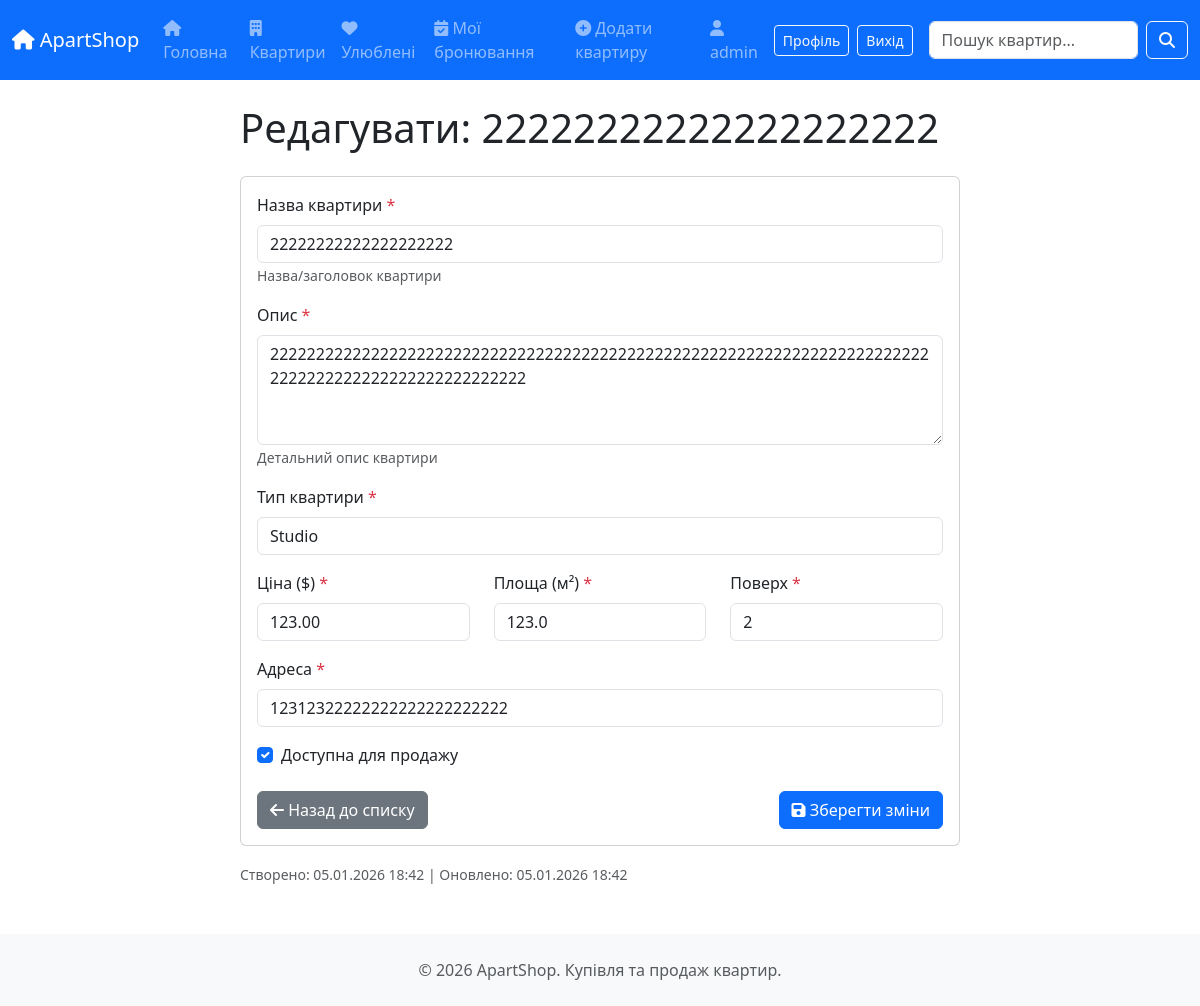
Page /apartments/12/update/ (signed in) on the committed database.
### apartments/models.py (models this page shows, shortened)
class Apartment(models.Model):
    TYPE_CHOICES = [
        ('ST', 'Studio'),
        ('1B', '1 Bedroom'),
        ('2B', '2 Bedrooms'),
        ('3B', '3 Bedrooms'),
        ('PH', 'Penthouse'),
    ]
    title = models.CharField(
        max_length=200,
        verbose_name='Назва',
        help_text='Назва/заголовок квартири'
    )
    description = models.TextField(
        verbose_name='Опис',
        help_text='Детальний опис квартири'
    )
    apartment_type = models.CharField(
        max_length=2,
        choices=TYPE_CHOICES,
        verbose_name='Тип квартири'
    )
    price = models.DecimalField(
        max_digits=10,
        decimal_places=2,
        validators=[MinValueValidator(0.01), MaxValueValidator(10000000)],
        verbose_name='Ціна ($)',
        help_text='Ціна в доларах'
    )
    square_meters = models.FloatField(
        validators=[MinValueValidator(10), MaxValueValidator(1000)],
        verbose_name='Площа (м²)',
        help_text='Площа квартири в квадратних метрах'
    )
    floor = models.IntegerField(
        validators=[MinValueValidator(1), MaxValueValidator(100)],
        verbose_name='Поверх',
        help_text='Поверх будинку'
    )
    address = models.CharField(
        max_length=255,
        verbose_name='Адреса',
        help_text='Повна адреса квартири'
    )
    image = models.ImageField(
        upload_to='apartments/',
        verbose_name='Фото',
        help_text='Фото квартири',
        blank=True,
        null=True
    )
    is_available = models.BooleanField(
        default=True,
        verbose_name='Доступна',
        help_text='Чи вільна квартира для продажу'
    )
    created_at = models.DateTimeField(
        auto_now_add=True,
        verbose_name='Дата створення'
    )
    updated_at = models.DateTimeField(
        auto_now=True,
        verbose_name='Дата оновлення'
    )
    class Meta:
        verbose_name = 'Квартира'
        verbose_name_plural = 'Квартири'
        ordering = ['-created_at']

### apartments/views.py (the view)
# urls.py: path('<int:pk>/update/', views.apartment_update, name='apartment_update'),
@login_required
def apartment_update(request, pk):
    if not request.user.is_staff:
        messages.error(request, 'У вас немає прав для редагування квартир')
        return redirect('home')
    apartment = get_object_or_404(Apartment, pk=pk)
    if request.method == 'POST':
        form = ApartmentForm(request.POST, request.FILES, instance=apartment)
        if form.is_valid():
            apartment = form.save()
            messages.success(request, f'Квартиру "{apartment.title}" успішно оновлено!')
            return redirect('apartment_detail', pk=apartment.pk)
        else:
            messages.error(request, 'Будь ласка, виправте помилки у формі.')
    else:
        form = ApartmentForm(instance=apartment)
    return render(request, 'apartments/apartment_form.html', {
        'form': form,
        'title': f'Редагувати: {apartment.title}',
        'button_text': 'Зберегти зміни',
        'apartment': apartment
    })

### apartments/context_processors.py (called while the page is built)
def favorites_context(request):
    favorite_ids = request.session.get(FAVORITE_APARTMENTS_KEY, [])
    return {
        'favorites_count': len(favorite_ids),
        'favorite_ids': favorite_ids,
    }

### apartments/templates/apartments/apartment_form.html (shortened to what this page needs)
{% extends "layout.html" %}
{% block content %}
<div class="container my-4">
    <div class="row">
        <div class="col-md-8 offset-md-2">
            <h1 class="mb-4">{{ title }}</h1>
            <div class="card">
                <div class="card-body">
                    <form method="post" enctype="multipart/form-data" novalidate>
                        <div class="mb-3">
                            <label for="{{ form.title.id_for_label }}" class="form-label">
                                {{ form.title.label }} <span class="text-danger">*</span>
                            </label>
                            {{ form.title }}
                            <small class="text-muted">{{ form.title.help_text }}</small>
                        </div>
                        <div class="mb-3">
                            <label for="{{ form.description.id_for_label }}" class="form-label">
                                {{ form.description.label }} <span class="text-danger">*</span>
                            </label>
                            {{ form.description }}
                            <small class="text-muted">{{ form.description.help_text }}</small>
                        </div>
                        <div class="mb-3">
                            <label for="{{ form.apartment_type.id_for_label }}" class="form-label">
                                {{ form.apartment_type.label }} <span class="text-danger">*</span>
                            </label>
                            {{ form.apartment_type }}
                        </div>
                        <div class="row">
                            <div class="col-md-4 mb-3">
                                <label for="{{ form.price.id_for_label }}" class="form-label">
                                    {{ form.price.label }} <span class="text-danger">*</span>
                                </label>
                                {{ form.price }}
                            </div>
                            <div class="col-md-4 mb-3">
                                <label for="{{ form.square_meters.id_for_label }}" class="form-label">
                                    {{ form.square_meters.label }} <span class="text-danger">*</span>
                                </label>
                                {{ form.square_meters }}
                            </div>
                            <div class="col-md-4 mb-3">
                                <label for="{{ form.floor.id_for_label }}" class="form-label">
                                    {{ form.floor.label }} <span class="text-danger">*</span>
                                </label>
                                {{ form.floor }}
                            </div>
                        </div>
                        <div class="mb-3">
                            <label for="{{ form.address.id_for_label }}" class="form-label">
                                {{ form.address.label }} <span class="text-danger">*</span>
                            </label>
                            {{ form.address }}
                        </div>
                        <div class="mb-3 form-check">
                            {{ form.is_available }}
                            <label class="form-check-label" for="{{ form.is_available.id_for_label }}">
                                {{ form.is_available.label }}
                            </label>
                        </div>
                        <div class="d-flex justify-content-between mt-4">
                            <a href="{% url 'apartment_list' %}" class="btn btn-secondary">
                                <i class="fas fa-arrow-left"></i> Назад до списку
                            </a>
                            <button type="submit" class="btn btn-primary">
                                <i class="fas fa-save"></i> {{ button_text }}
                            </button>
                        </div>
                    </form>
                </div>
            </div>
            {% if apartment %}
            <div class="mt-3">
                <small class="text-muted">
                    Створено: {{ apartment.created_at|date:"d.m.Y H:i" }} |
                    Оновлено: {{ apartment.updated_at|date:"d.m.Y H:i" }}
                </small>
            </div>
            {% endif %}
        </div>
    </div>
</div>
{% endblock %}

### apartments/templates/layout.html (shortened to what this page needs)
<!DOCTYPE html>
<html lang="uk">
  <head>
    <link
      href="https://cdn.jsdelivr.net/npm/bootstrap@5.3.8/dist/css/bootstrap.min.css"
      rel="stylesheet"
    />
  </head>
  <body>
    <nav class="navbar navbar-expand-lg navbar-dark bg-primary">
      <div class="container-fluid">
        <a class="navbar-brand" href="/">
          <i class="fas fa-home"></i> ApartShop
        </a>
        <div class="collapse navbar-collapse" id="navbarSupportedContent">
          <ul class="navbar-nav me-auto mb-2 mb-lg-0">
            <li class="nav-item">
              <a class="nav-link" href="/">
                <i class="fas fa-home"></i> Головна
              </a>
            </li>
            {% if user.is_staff %}
              <li class="nav-item">
                <a class="nav-link" href="{% url 'apartment_list' %}">
                  <i class="fas fa-building"></i> Квартири
                </a>
              </li>
            {% endif %}
            <li class="nav-item">
              <a class="nav-link" href="{% url 'favorites_list' %}">
                <i class="fas fa-heart"></i> Улюблені
              </a>
            </li>
            {% if user.is_authenticated %}
              <li class="nav-item">
                <a class="nav-link" href="{% url 'booking_list' %}">
                  <i class="fas fa-calendar-check"></i> Мої бронювання
                </a>
              </li>
            {% endif %}
            {% if user.is_staff %}
              <li class="nav-item">
                <a class="nav-link" href="{% url 'apartment_create' %}">
                  <i class="fas fa-plus-circle"></i> Додати квартиру
                </a>
              </li>
            {% endif %}
          </ul>
          <div class="d-flex align-items-center">
            {% if user.is_authenticated %}
              <span class="navbar-text me-3">
                <i class="fas fa-user"></i> {{ user.username }}
              </span>
              <a href="{% url 'profile' %}" class="btn btn-outline-light btn-sm me-2">
                Профіль
              </a>
              <a href="{% url 'logout' %}" class="btn btn-outline-light btn-sm">
                Вихід
              </a>
            {% endif %}
          </div>
          <form class="d-flex ms-3" role="search">
            <input
              class="form-control me-2"
              type="search"
              placeholder="Пошук квартир..."
              aria-label="Search"
            />
            <button class="btn btn-outline-light" type="submit">
              <i class="fas fa-search"></i>
            </button>
          </form>
        </div>
      </div>
    </nav>
    <div class="container">{% block content %} {% endblock %}</div>
    <footer class="mt-5 py-4 bg-light text-center">
      <div class="container">
        <p class="text-muted mb-0">
          &copy; 2026 ApartShop. Купівля та продаж квартир.
        </p>
      </div>
    </footer>
  </body>
</html>

### rows in the picture
Apartment: title "22222222222222222222", description "2222222222222222222222222222222222222222222222222222222222222222222222222222222222222222222222222222", apartment_type "Studio", price "123.00", square_meters "123.0", floor "2", address "12312322222222222222222222", is_available "☑", created_at "05.01.2026 18:42", updated_at "05.01.2026 18:42"

### other values in the picture
{{ user.username }} "admin"
{{ title }} "Редагувати: 22222222222222222222"
{{ button_text }} "Зберегти зміни"
